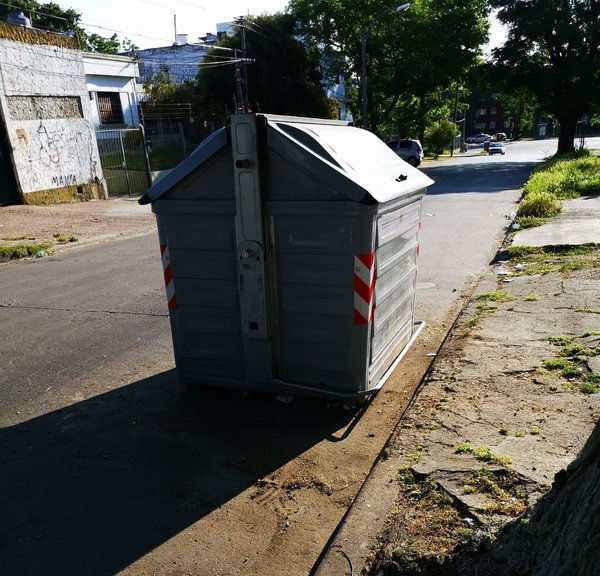
#> input picture uploads/WhatsApp Image 2020-05-08 at 2.18.57 PM (3).jpeg, 600 x 576 px
$ python -i featuresextraction.py   (imports and definitions only)
#> lines starting #> are read from the running program, lines starting #| are printed output that depends on the picture
import os
import numpy as np
import cv2
from PIL import Image
from skimage.filters import sobel
from skimage.feature import local_binary_pattern
from skimage.measure import shannon_entropy

def extract_features(image_path):
    """Extrait toutes les caractéristiques d'une image"""
    # Taille du fichier
    filesize_kb = os.path.getsize(image_path) / 1024
    # Ouverture de l'image
    img_rgb = Image.open(image_path).convert('RGB')
#> img_rgb is the input picture: PIL image 600x576 RGB; mean R, G, B 89.2, 87.6, 79.3
    width, height = img_rgb.size
#> width = 600; height = 576
    img_np = np.array(img_rgb)
    # Couleurs moyennes
    r, g, b = np.mean(img_np[:, :, 0]), np.mean(img_np[:, :, 1]), np.mean(img_np[:, :, 2])
#> r = 89.17; g = 87.63; b = 79.27
    # Luminosité, saturation, contraste
    luminosity = 0.299 * r + 0.587 * g + 0.114 * b
#> luminosity = 87.14
    saturation = (np.max(img_np, axis=2) - np.min(img_np, axis=2)).mean()
#> saturation = 21.71
    contrast = np.std(img_np)
#> contrast = 75.92
    # Conversion en niveaux de gris
    img_gray = cv2.cvtColor(img_np, cv2.COLOR_RGB2GRAY)
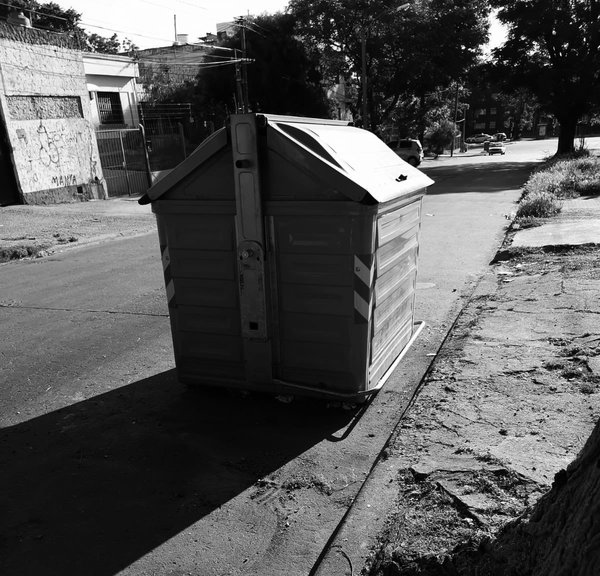
#> img_gray: shape (576, 600); min 0, max 255, mean 87.2
    # Détection des bords
    edges = cv2.Canny(img_gray, 50, 150)
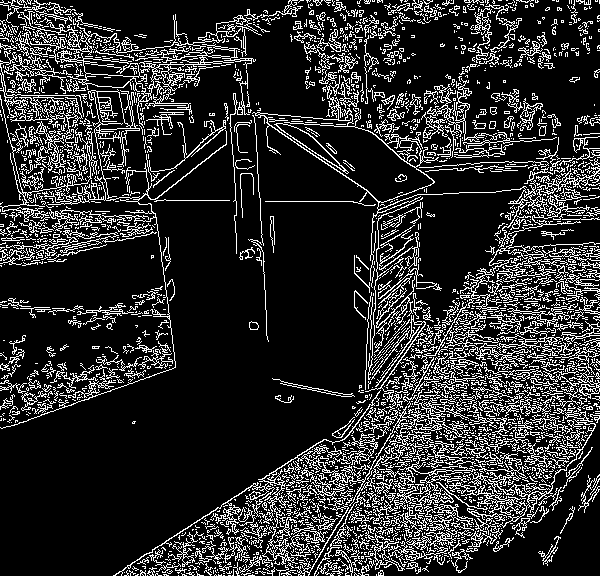
#> edges: shape (576, 600); 17.6% white in thin lines or dots
    edge_density = np.sum(edges > 0) / (width * height)
#> edge_density = 0.176
    # Entropie
    entropy = shannon_entropy(img_gray)
#> entropy = 7.44
    # Texture (LBP)
    lbp = local_binary_pattern(img_gray, P=8, R=1.0, method="uniform")
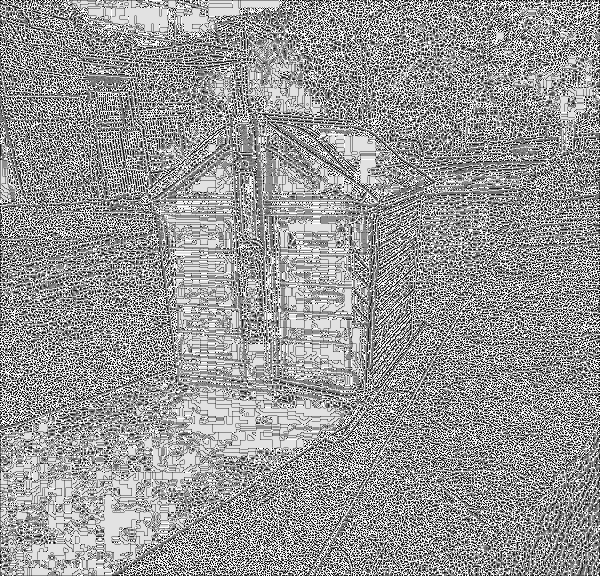
#> lbp: shape (576, 600) float64; min 0, max 9, mean 5.36; drawn with min black and max white
    texture_variance = np.var(lbp)
#> texture_variance = 8.42
    # Énergie des bords (Sobel)
    sobel_edges = sobel(img_gray)
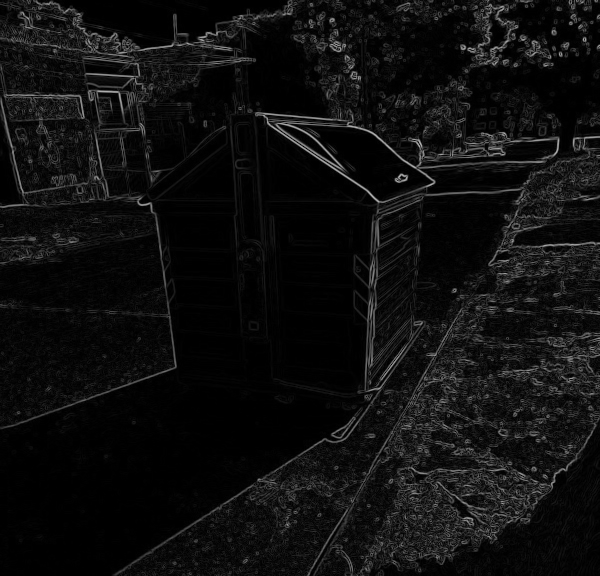
#> sobel_edges: shape (576, 600) float64; min 0, max 0.722, mean 0.0602
    edge_energy = np.sum(sobel_edges ** 2)
#> edge_energy = 3821.2
    # Analyse de la partie supérieure
    top = img_gray[-height//3:, :]
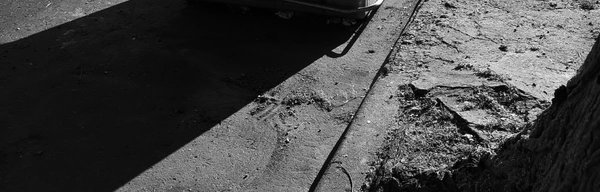
#> top: shape (192, 600); min 0, max 254, mean 68.3
    top_variance = np.var(top)
#> top_variance = 3858.7
    top_entropy = shannon_entropy(top)
#> top_entropy = 6.82
    # Histogramme et pics
    hist_luminance = cv2.calcHist([img_gray], [0], None, [256], [0, 256])
#> hist_luminance = 256 values, max 10966 at index 16, min 137 at index 0, mean 1350
    hist_peaks = len([i for i in range(1, 255) if hist_luminance[i] > hist_luminance[i-1] and hist_luminance[i] > hist_luminance[i+1]])
#> hist_peaks = 63
    # Ratios sombre/clair
    dark_ratio = np.sum(img_gray < 100) / (width * height)
#> dark_ratio = 0.578
    bright_ratio = np.sum(img_gray > 180) / (width * height)
#> bright_ratio = 0.155
    # Uniformité des couleurs
    color_uniformity = 1 / (1 + np.std([r, g, b]))
#> color_uniformity = 0.187
    # Détection de cercles
    circles = cv2.HoughCircles(img_gray, cv2.HOUGH_GRADIENT, 1, 20, param1=50, param2=30, minRadius=5, maxRadius=50)
#> circles = 313 rows, first 8: [453.5, 407.5, 49.4], [531.5, 289.5, 49.4], [419.5, 446.5, 49.4], [437.5, 426.5, 49.4], [491.5, 396.5, 49.4], [469.5, 382.5, 49.4], [541.5, 345.5, 49.4], [102.5, 260.5, 49.4]
    circle_count = len(circles[0]) if circles is not None else 0
#> circle_count = 313
    return (
        int(width), int(height), float(filesize_kb),
        int(r), int(g), int(b),
        float(contrast), float(saturation), float(luminosity),
        float(edge_density), float(entropy), float(texture_variance), float(edge_energy),
        float(top_variance), float(top_entropy), int(hist_peaks),
        float(dark_ratio), float(bright_ratio), float(color_uniformity), int(circle_count)
    )

>>> result = extract_features('../uploads/WhatsApp Image 2020-05-08 at 2.18.57 PM (3).jpeg')
#> result = (600, 576, 98.07, 89, 87, 79, 75.92, 21.71, 87.14, 0.176, 7.44, 8.42, 3821.2, 3858.7, 6.82, 63, 0.578, 0.155, 0.187, 313)

$ run again, on uploads/WhatsApp Image 2020-05-08 at 2.21.55 PM (8).jpeg
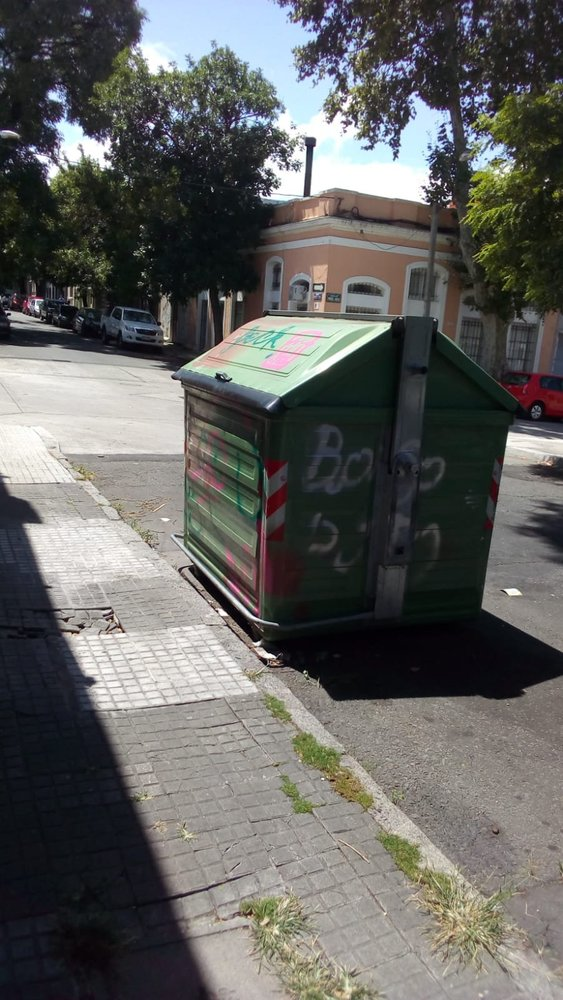
#> input picture uploads/WhatsApp Image 2020-05-08 at 2.21.55 PM (8).jpeg, 563 x 1000 px
#> in extract_features, img_rgb is the input picture: PIL image 563x1000 RGB; mean R, G, B 99, 98.9, 96.7
#> r = 99.04; g = 98.92; b = 96.66
#> luminosity = 98.7
#> saturation = 14.28
#> contrast = 73.05
#> in extract_features, `edges = cv2.Canny(img_gray, 50, 150)`:
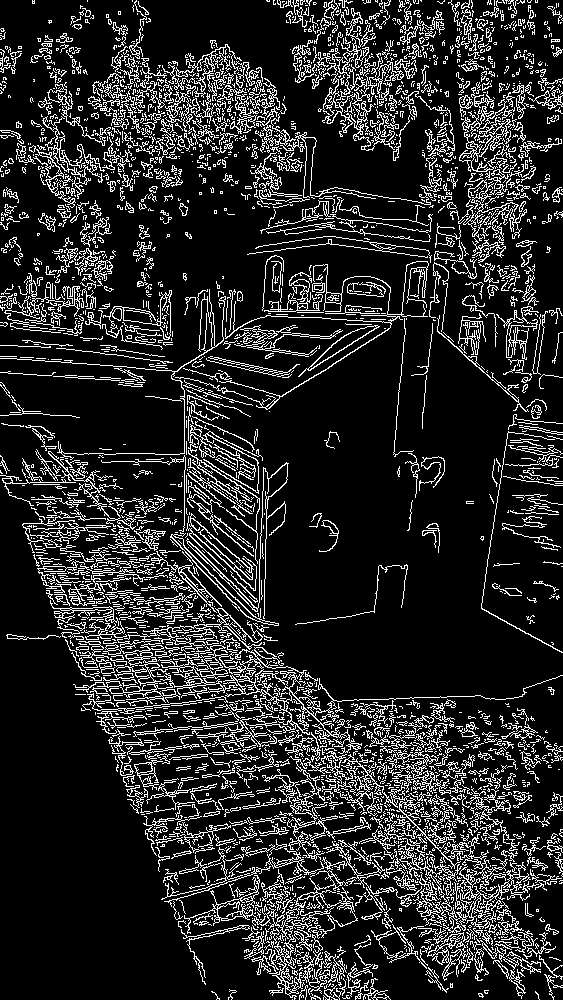
#> edges: shape (1000, 563); 15.5% white in thin lines or dots
#> edge_density = 0.155
#> entropy = 7.66
#> texture_variance = 6.96
#> edge_energy = 3474.6
#> in extract_features, `top = img_gray[-height//3:, :]`:
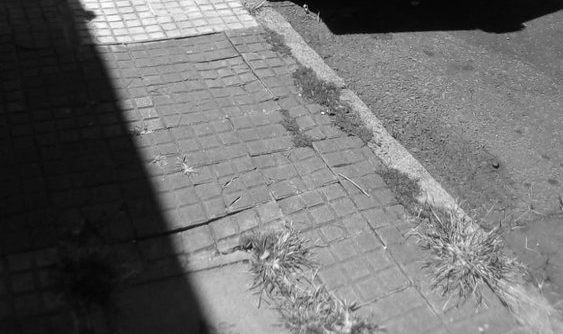
#> top: shape (334, 563); min 0, max 254, mean 110.8
#> top_variance = 4060.5
#> top_entropy = 7.06
#> hist_luminance = 256 values, max 8960 at index 25, min 22 at index 0, mean 2199.2
#> hist_peaks = 49
#> dark_ratio = 0.522
#> bright_ratio = 0.157
#> color_uniformity = 0.478
#> circles = 503 rows, first 8: [147.5, 606.5, 49.4], [301.5, 915.5, 49.4], [480.5, 847.5, 49.4], [337.5, 929.5, 49.4], [421.5, 878.5, 49.4], [402.5, 754.5, 49.4], [151.5, 647.5, 49.4], [125.5, 616.5, 49.4]
#> circle_count = 503
#> result = (563, 1000, 130.4, 99, 98, 96, 73.05, 14.28, 98.7, 0.155, 7.66, 6.96, 3474.6, 4060.5, 7.06, 49, 0.522, 0.157, 0.478, 503)

$ run again, on uploads/WhatsApp Image 2020-05-10 at 1.09.51 PM (1).jpeg
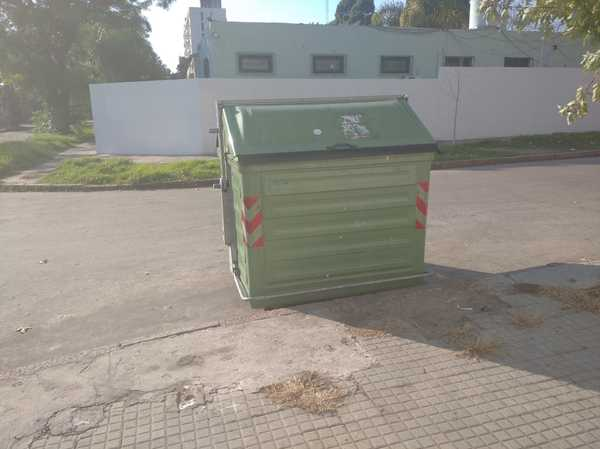
#> input picture uploads/WhatsApp Image 2020-05-10 at 1.09.51 PM (1).jpeg, 600 x 449 px
#> in extract_features, img_rgb is the input picture: PIL image 600x449 RGB; mean R, G, B 146.5, 142.9, 135.1
#> r = 146.5; g = 142.9; b = 135.1
#> luminosity = 143.1
#> saturation = 17.27
#> contrast = 34.45
#> in extract_features, `edges = cv2.Canny(img_gray, 50, 150)`:
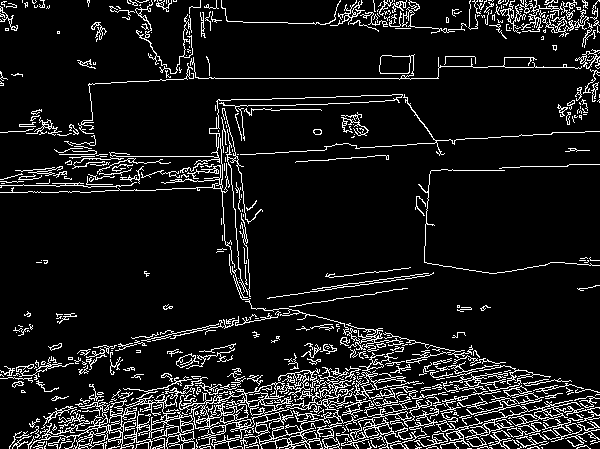
#> edges: shape (449, 600); 10% white in thin lines or dots
#> edge_density = 0.0997
#> entropy = 6.92
#> texture_variance = 5.84
#> edge_energy = 508.6
#> in extract_features, `top = img_gray[-height//3:, :]`:
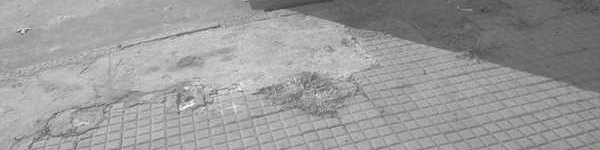
#> top: shape (150, 600); min 58, max 253, mean 154.4
#> top_variance = 852.5
#> top_entropy = 6.56
#> hist_luminance = 256 values, max 4635 at index 168, min 0 at index 0, mean 1052.3
#> hist_peaks = 70
#> dark_ratio = 0.0861
#> bright_ratio = 0.112
#> color_uniformity = 0.173
#> circles = 149 rows, first 8: [172.5, 368.5, 49.4], [237.5, 378.5, 49.4], [391.5, 389.5, 49.4], [213.5, 370.5, 49.4], [278.5, 364.5, 49.4], [190.5, 380.5, 49.4], [346.5, 373.5, 42.7], [163.5, 387.5, 42.7]
#> circle_count = 149
#> result = (600, 449, 20.93, 146, 142, 135, 34.45, 17.27, 143.1, 0.0997, 6.92, 5.84, 508.6, 852.5, 6.56, 70, 0.0861, 0.112, 0.173, 149)

$ run again, on uploads/WhatsApp Image 2020-05-10 at 3.38.05 PM (11).jpeg
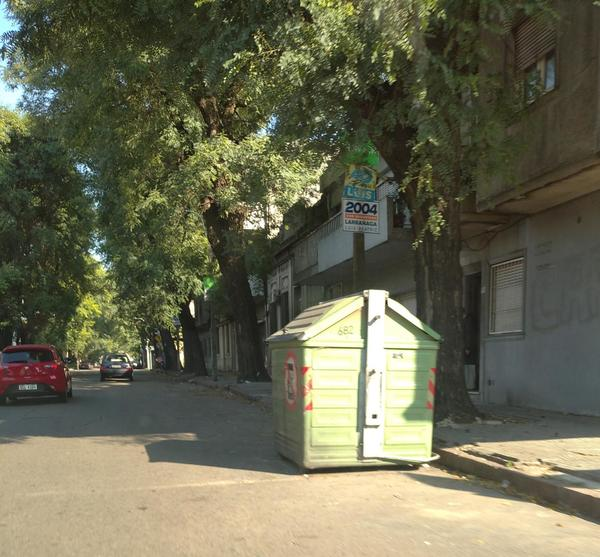
#> input picture uploads/WhatsApp Image 2020-05-10 at 3.38.05 PM (11).jpeg, 600 x 557 px
#> in extract_features, img_rgb is the input picture: PIL image 600x557 RGB; mean R, G, B 106, 105.4, 82.4
#> r = 106; g = 105.4; b = 82.38
#> luminosity = 103
#> saturation = 29.02
#> contrast = 64.02
#> in extract_features, `edges = cv2.Canny(img_gray, 50, 150)`:
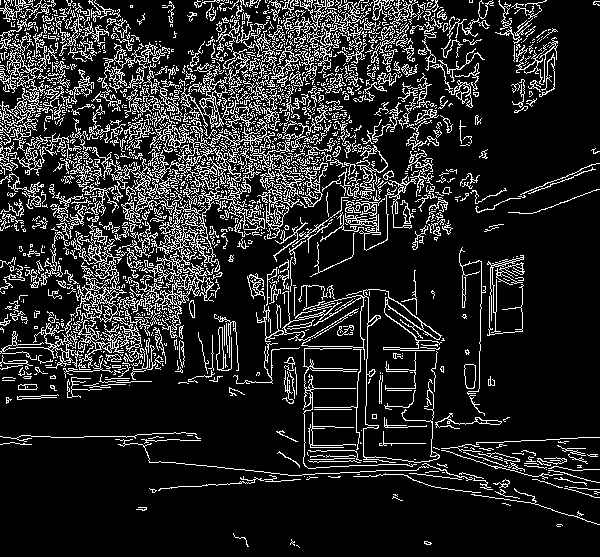
#> edges: shape (557, 600); 15.2% white in thin lines or dots
#> edge_density = 0.152
#> entropy = 7.37
#> texture_variance = 6.91
#> edge_energy = 2093.5
#> in extract_features, `top = img_gray[-height//3:, :]`:
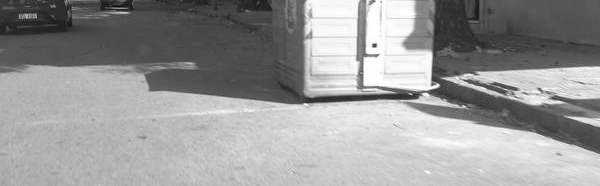
#> top: shape (186, 600); min 17, max 255, mean 153
#> top_variance = 4195.2
#> top_entropy = 7.28
#> hist_luminance = 256 values, max 4773 at index 55, min 0 at index 0, mean 1305.5
#> hist_peaks = 48
#> dark_ratio = 0.661
#> bright_ratio = 0.194
#> color_uniformity = 0.0834
#> circles = 307 rows, first 8: [144.5, 100.5, 49.4], [288.5, 51.5, 49.4], [134.5, 119.5, 49.4], [122.5, 86.5, 49.4], [50.5, 55.5, 49.4], [68.5, 194.5, 49.4], [104.5, 127.5, 49.4], [249.5, 79.5, 49.4]
#> circle_count = 307
#> result = (600, 557, 61.26, 105, 105, 82, 64.02, 29.02, 103, 0.152, 7.37, 6.91, 2093.5, 4195.2, 7.28, 48, 0.661, 0.194, 0.0834, 307)
